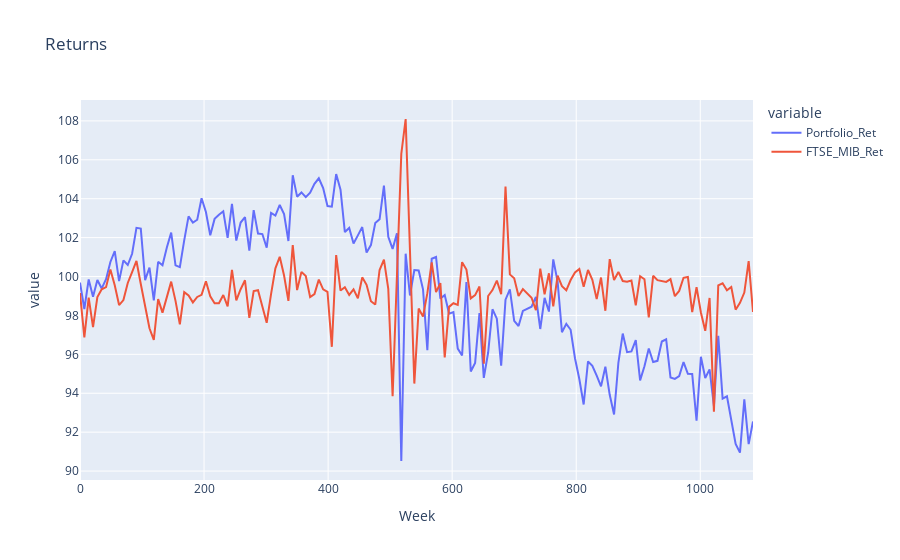

Notebook cell for this chart:
### Code cell
fig = px.line(final_returns, x="Week", y=["Portfolio_Ret", "FTSE_MIB_Ret"],
              title='Returns')
fig.show()

### Figure 1 — Plotly figure (JSON) as saved in the notebook; plotly's stock layout.template omitted (floating-point values rounded to 4 significant figures; data arrays with more than 128 entries replaced by an {"elided": "..."} marker saying what was removed)
{"data": [{"hovertemplate": "variable=Portfolio_Ret<br>Week=%{x}<br>value=%{y}<extra></extra>", "legendgroup": "Portfolio_Ret", "line": {"color": "#636efa", "dash": "solid"}, "marker": {"symbol": "circle"}, "mode": "lines", "name": "Portfolio_Ret", "orientation": "v", "showlegend": true, "type": "scatter", "x": {"elided": "156 int values"}, "xaxis": "x", "y": {"elided": "156 float values"}, "yaxis": "y"}, {"hovertemplate": "variable=FTSE_MIB_Ret<br>Week=%{x}<br>value=%{y}<extra></extra>", "legendgroup": "FTSE_MIB_Ret", "line": {"color": "#EF553B", "dash": "solid"}, "marker": {"symbol": "circle"}, "mode": "lines", "name": "FTSE_MIB_Ret", "orientation": "v", "showlegend": true, "type": "scatter", "x": {"elided": "156 int values"}, "xaxis": "x", "y": {"elided": "156 float values"}, "yaxis": "y"}], "layout": {"legend": {"title": {"text": "variable"}, "tracegroupgap": 0}, "title": {"text": "Returns"}, "xaxis": {"anchor": "y", "domain": [0, 1], "title": {"text": "Week"}}, "yaxis": {"anchor": "x", "domain": [0, 1], "title": {"text": "value"}}}}
